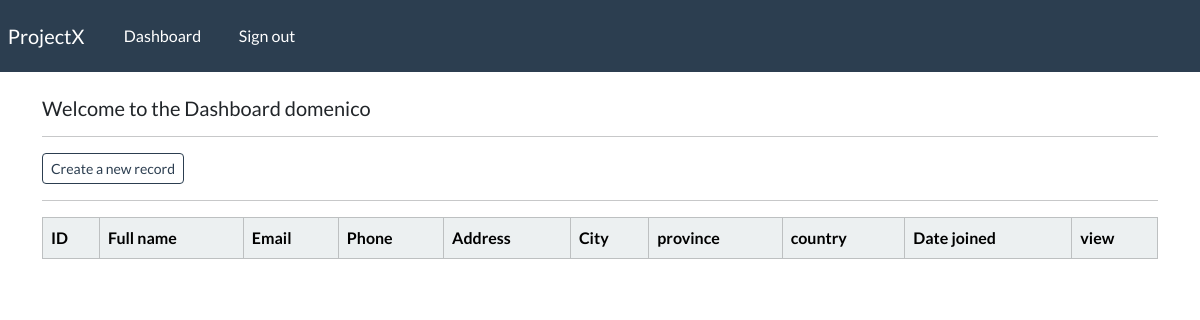
The app's page /dashboard/ (signed in), older data.
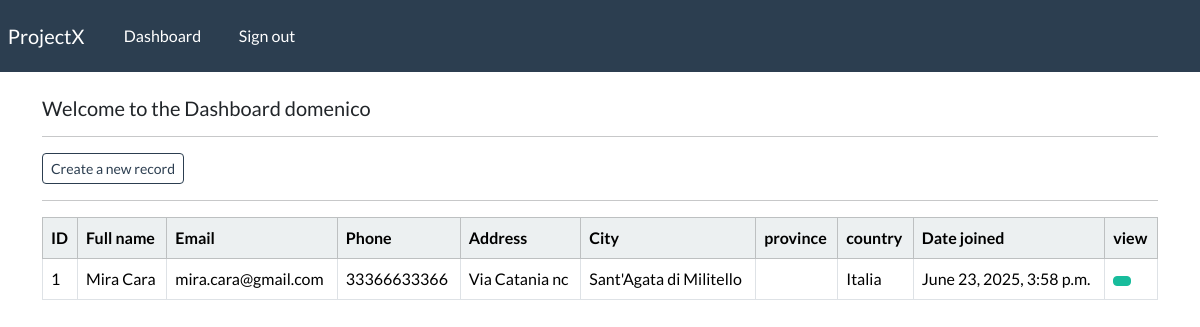
The same page, newer data.
### crudapp/models.py (models this page shows, shortened)
class Record(models.Model):
    creation_date = models.DateTimeField(auto_now_add=True)  # Automatically set the field to now when the object is first created
    first_name = models.CharField(max_length=100)  # First name of the record
    last_name = models.CharField(max_length=100)  # Last name of the record
    email = models.EmailField(max_length=254)  # Email address of the record
    phone = models.CharField(max_length=20)  # Phone number of the record
    address = models.TextField(max_length=300)  # Address of the record
    city = models.CharField(max_length=100)  # City of the record
    country = models.CharField(max_length=100)  # Country of the record

### crudapp/views.py (the view)
# urls.py: path('dashboard/', views.dashboard, name='dashboard'),  # User dashboard
@login_required(login_url='my-login')  # Ensure user is logged in to access the dashboard
def dashboard(request):
    my_records = Record.objects.all()
    context = {'records': my_records}
    return render(request, 'crudapp/dashboard.html', context=context)

### crudapp/templates/crudapp/dashboard.html (shortened to what this page needs)
{% extends "crudapp/base.html" %}
{% block content %}
    <h5> Welcome to the Dashboard {{user}} </h5>
    <hr>
    <a class="btn btn-outline-primary btn-sm" href="{% url 'create-record' %}">Create a new record</a>
    <hr>
    <table class="table table-hover table-bordered">
        <thead class="table-light">
            <tr>
                <th scope="col">ID</th>
                <th scope="col">Full name</th>
                <th scope="col">Email</th>
                <th scope="col">Phone</th>
                <th scope="col">Address</th>
                <th scope="col">City</th>
                <th scope="col">province</th>
                <th scope="col">country</th>
                <th scope="col">Date joined</th>
                <th scope="col">view</th>
            </tr>
        </thead>
        <tbody>
            {% if records %}
                {% for record in records %}
                    <tr>
                        <td>{{ record.id }}</td>
                        <td>{{ record.first_name }} {{ record.last_name }}</td>
                        <td> {{record.email}} </td>
                        <td> {{record.phone}} </td>
                        <td> {{record.address}} </td>
                        <td> {{record.city}} </td>
                        <td> {{record.province}} </td>
                        <td> {{record.country}} </td>
                        <td> {{record.creation_date}} </td>
                        <td> <a class="btn btn-success btn-sm" href="">  </a> </td>
                    </tr>
                {% endfor %}
             {% endif %}
        </tbody>
    </table>
{% endblock content %}

Row changes from the older to the newer data that the page shows:
added Record: id "1", first_name "Mira", last_name "Cara", email "mira.cara@gmail.com", phone "33366633366", address "Via Catania nc", city "Sant'Agata di Militello", country "Italia", creation_date "June 23, 2025, 3:58 p.m."
